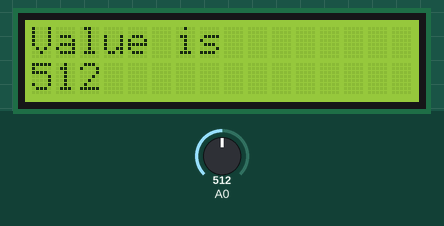
This sketch was run on a simulated Arduino Uno, built with avr-gcc and run on an emulated ATmega328P. Parts: 16×2 character LCD. The test bench sets the inputs (shaded band); at power-on: A0 = 512.

Above: at 1.2 s.
1.3 s: A0 set to 716
At 2.4 s:
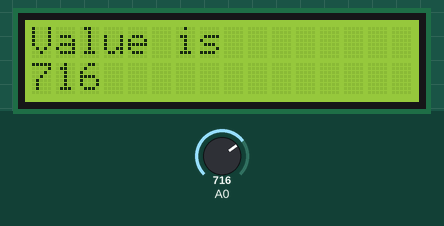
3.0 s: A0 set to 900
At 3.6 s:
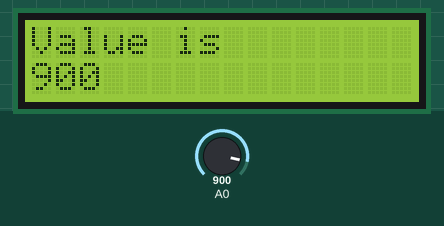
4.5 s: A0 set to 1023
At 6.0 s:
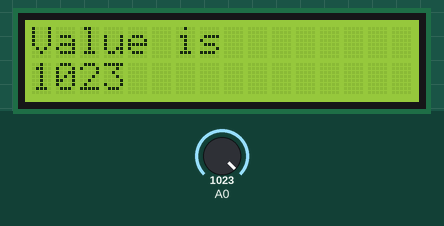
Timing chart, 0 to 7.5 s (numbered marks = the images above; inputs shaded):
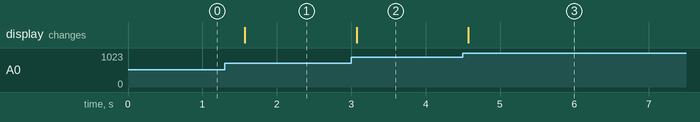

The sketch:

lcd_photoresistor.ino
```cpp
#include <LiquidCrystal.h>

LiquidCrystal lcd(12, 11, 5, 4, 3, 2);


void setup()
{
  lcd.clear();
  lcd.begin(16, 2);
  lcd.setCursor(0,0);
  lcd.print("Value is");
}

void loop()
{
  int val = analogRead(0);
  lcd.setCursor(0, 1);
  lcd.print(val);

  delay(500);
}
```

Measured:
- after the input at 1.3 s, the display: changes after 0.27 s (image 1)
- after the input at 3.0 s, the display: changes after 0.07 s (image 2)
- after the input at 4.5 s, the display: changes after 0.07 s (image 3)
